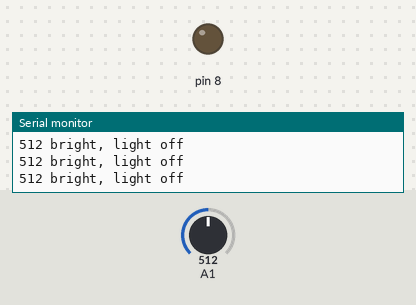
This sketch was run on a simulated Arduino Uno, built with avr-gcc and run on an emulated ATmega328P. Shown: output pins drawn as LEDs (lit = HIGH), the last lines printed to the serial monitor. Inputs (shaded band) come from the test bench; at power-on: A1 = 512.

Above: at 1.2 s.
1.3 s: A1 set to 416
2.8 s: A1 set to 386
At 4.0 s:
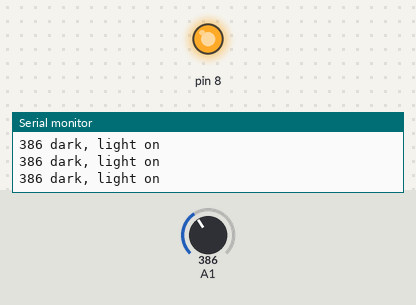
4.3 s: A1 set to 410
At 5.5 s:
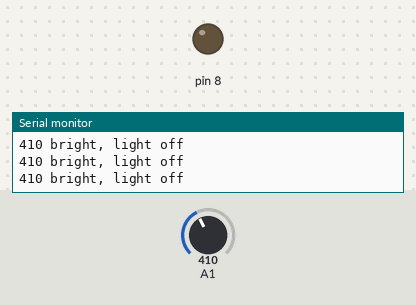
5.8 s: A1 set to 390
At 7.0 s:
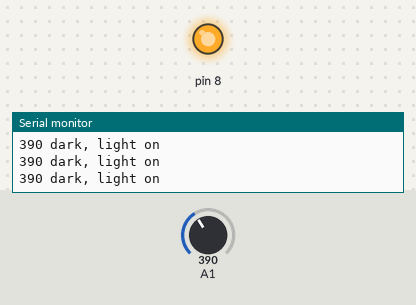
Timing chart, 0 to 8.3 s (numbered marks = the images above; inputs shaded):
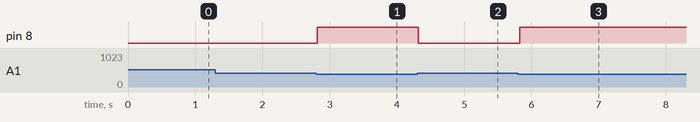

Measured:
- the behaviour switches between 400 and 399 on A1 (found by bisection; images 0 and 1)
- after the input at 2.8 s, pin 8: LOW → HIGH at once
- after the input at 4.3 s, pin 8: HIGH → LOW at once
- after the input at 5.8 s, pin 8: LOW → HIGH at once

The sketch:

light-default.ino
```cpp
// Lesson 6: night light. LDR divider on A1, LED on D8.
unsigned int threshold = 400;   // below this reading it is "dark"

void setup() {
  Serial.begin(9600);
  pinMode(8, OUTPUT);
  Serial.println("ready");
}

void loop() {
  int v = analogRead(A1);
  if (v < threshold) {
    digitalWrite(8, HIGH);
    Serial.print(v);
    Serial.println(" dark, light on");
  } else {
    digitalWrite(8, LOW);
    Serial.print(v);
    Serial.println(" bright, light off");
  }
  delay(100);
}
```
